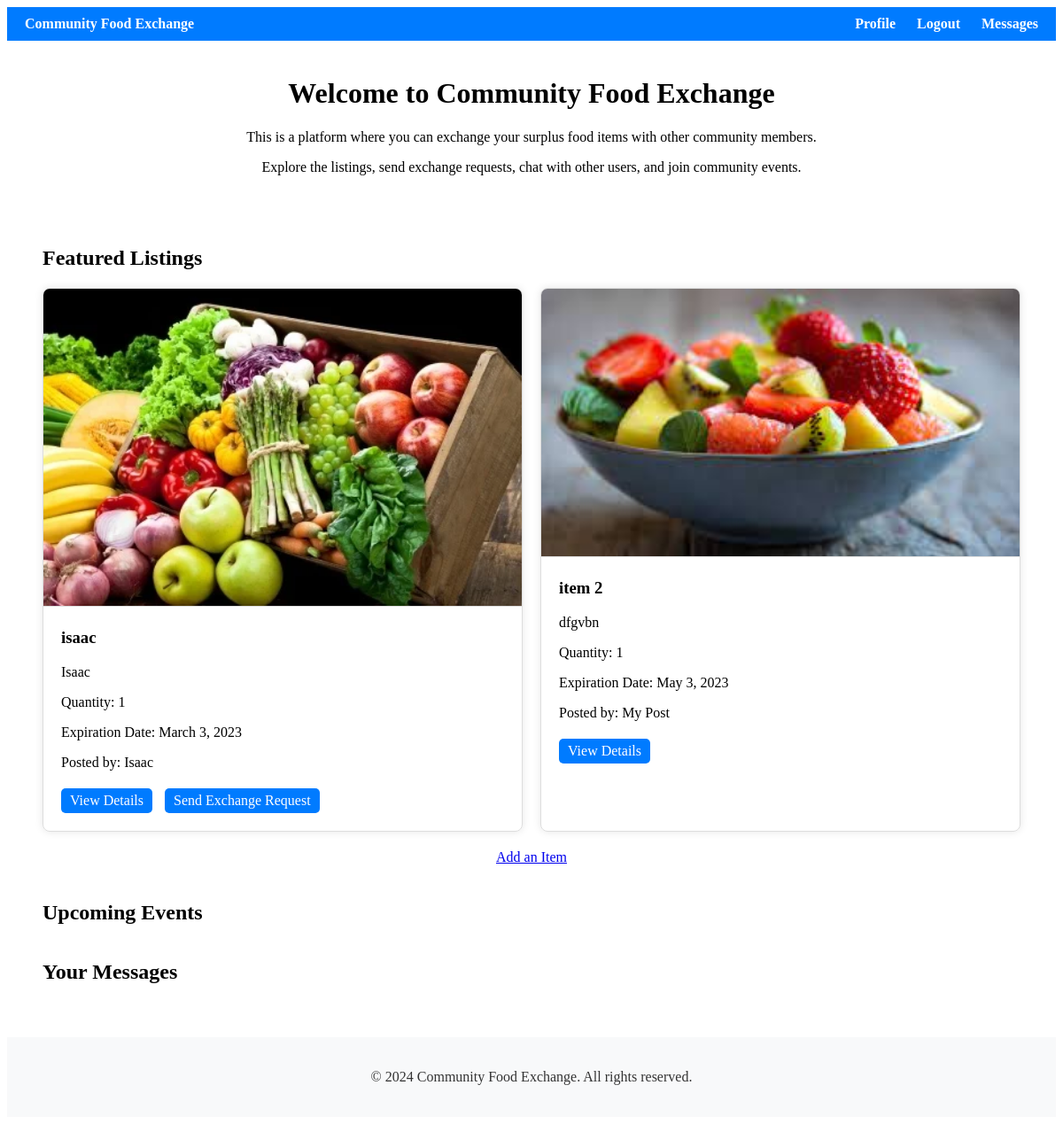
/accounts/ (signed in), run on an earlier commit of the app's database.
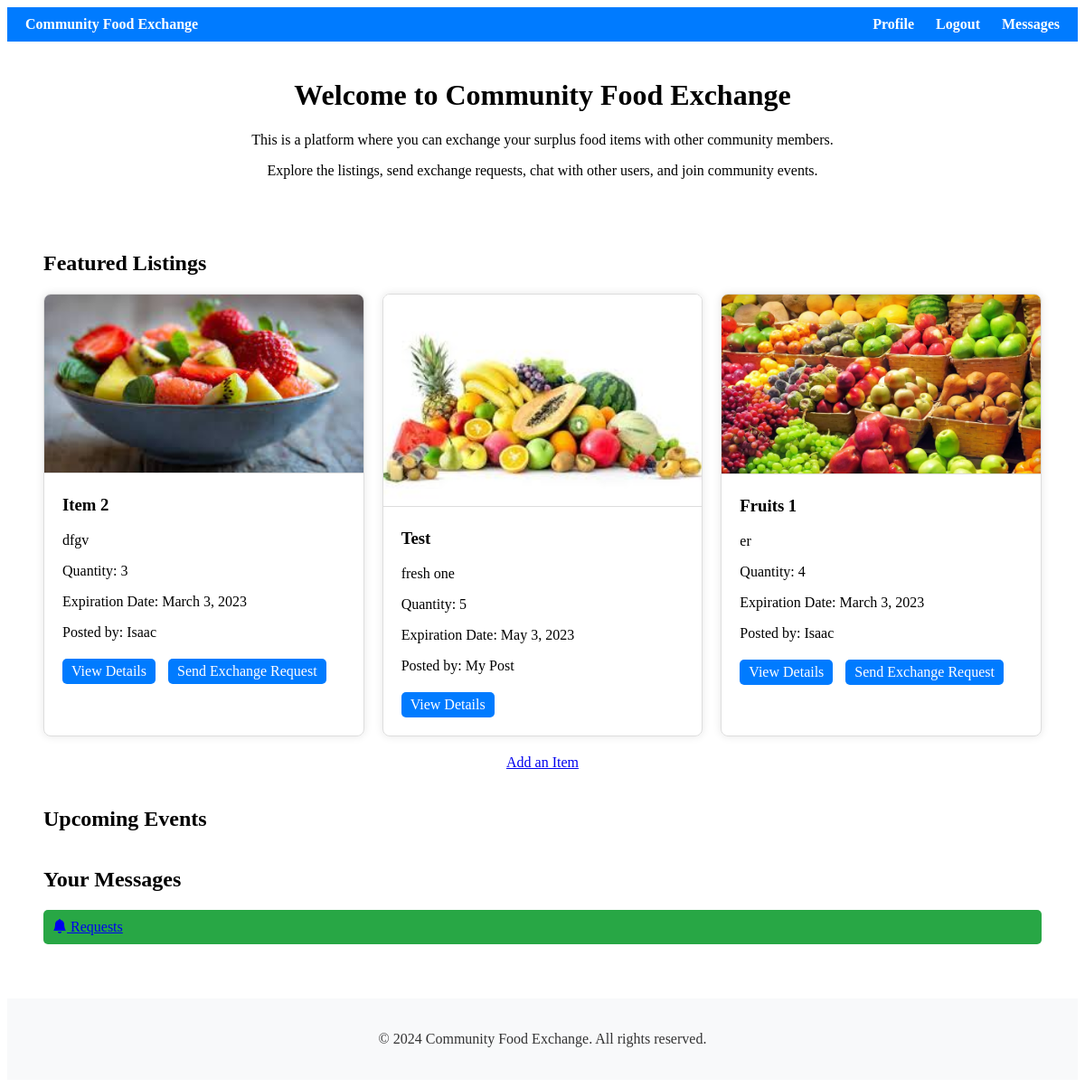
And on a later commit of the database.
### listings/models.py (models this page shows, shortened)
class Listing(models.Model):
    user = models.ForeignKey(User, on_delete=models.CASCADE)
    item_name = models.CharField(max_length=100)
    description = models.TextField()
    quantity = models.PositiveIntegerField()
    expiration_date = models.DateField()
    created_at = models.DateTimeField(auto_now_add=True)
    image = models.ImageField(upload_to=listing_image_path)

### accounts/views.py (the view)
# urls.py: path('', home, name='home'),
@login_required
def home(request):
    featured_listings = Listing.objects.all()  # Fetch all listings
    upcoming_events = []  # Assuming you have logic to retrieve upcoming events
    unread_messages_count = Message.objects.filter(conversation__participants=request.user, is_read=False).count()
    exchange_requests = ExchangeRequest.objects.filter(receiver=request.user)  # Fetch exchange requests
    action_message = request.session.pop('action_message', None)  # Get action message from session
    return render(request, 'accounts/home.html', {'featured_listings': featured_listings, 'upcoming_events': upcoming_events, 'unread_messages_count': unread_messages_count, 'exchange_requests': exchange_requests, 'action_message': action_message})

### accounts/templates/accounts/home.html (shortened to what this page needs)
{% extends 'accounts/base.html' %}
{% load static %}
{% block content %}
<div class="hero-section">
    <h1>Welcome to Community Food Exchange</h1>
    <p>This is a platform where you can exchange your surplus food items with other community members.</p>
    <p>Explore the listings, send exchange requests, chat with other users, and join community events.</p>
</div>
<div class="container">
    <section class="listings-section">
        <h2>Featured Listings</h2>
        <div class="listings-grid">
            {% for listing in featured_listings %}
            <div class="listing-card">
                <img src="{{ listing.image.url }}" alt="{{ listing.item_name }}">
                <div class="listing-details">
                    <h3>{{ listing.item_name }}</h3>
                    <p>{{ listing.description }}</p>
                    <p>Quantity: {{ listing.quantity }}</p>
                    <p>Expiration Date: {{ listing.expiration_date }}</p>
                    <p>Posted by: {% if user == listing.user %}My Post{% else %}{{ listing.user.username }}{% endif %}</p>
                    <div class="actions">
                        <a href="{% url 'listing_detail' listing.id %}">View Details</a>
                        {% if user.is_authenticated and user != listing.user %}
                            <a href="{% url 'send_exchange_request' listing.id %}">Send Exchange Request</a>
                        {% endif %}
                    </div>
                </div>
            </div>
            {% endfor %}
        </div>
        <div class="create-listing">
            <a href="{% url 'listing_create' %}"> Add an Item</a>
        </div>
    </section>
    <section class="events-section">
        <h2>Upcoming Events</h2>
    </section>
    <section class="latest-messages-section">
        <h2>Your Messages</h2>
        {% if unread_messages_count > 0 %}
        <div class="notification">
            <a href="{% url 'exchange_requests' %}">
                <i class="bi bi-bell-fill"></i>
                <span class="message-prompt">Requests</span>
            </a>
        </div>
        {% endif %}
    </section>
</div>
{% endblock %}

### accounts/templates/accounts/base.html (shortened to what this page needs)
<!DOCTYPE html>
<html lang="en">
<head>
    {% load static %}
    <link rel="stylesheet" type="text/css" href="{% static 'css/style.css' %}">
    <link href="https://cdn.jsdelivr.net/npm/bootstrap-icons@1.11.3/font/bootstrap-icons.css" rel="stylesheet">
    <link rel="stylesheet" href="{% static 'path/to/compiled/bootstrap-icons.css' %}">
</head>
<body>
    <nav>
        <div class="brand-name"><a href="{% url 'home' %}" style="color: inherit; text-decoration: none;">Community Food Exchange</a></div>
        <div class="nav-links">
            {% if user.is_authenticated %}
            <a href="{% url 'profile_update' %}">Profile</a>
            <a href="{% url 'logout' %}">Logout</a>
            <a href="{% url 'conversation_list' %}">
                Messages {% if user.unread_messages.count %}<span class="badge">{{ user.unread_messages.count }}</span>{% endif %}
            </a>
            {% else %}
            <a href="{% url 'login' %}">Login</a>
            <a href="{% url 'signup' %}">Signup</a>
            {% endif %}
        </div>
    </nav>
    <div class="container">
        {% block content %}
        {% endblock %}
    </div>
    <footer>
        <p>© 2024 Community Food Exchange. All rights reserved.</p>
    </footer>
</body>
</html>

### accounts/static/css/style.css (style rules this page uses)
.container { max-width: 1200px; margin: 0 auto; padding: 20px; }
.hero-section { text-align: center; margin-bottom: 40px; }
.listings-section { margin-bottom: 40px; }
.listings-grid { display: grid; grid-template-columns: repeat(auto-fit, minmax(250px, 1fr)); grid-gap: 20px; }
.listing-card { border: 1px solid #ddd; border-radius: 8px; overflow: hidden; box-shadow: 0 0 10px rgba(0, 0, 0, 0.1); }
.listing-card img { width: 100%; height: auto; border-bottom: 1px solid #ddd; }
.listing-details { padding: 20px; }
.listing-details h3 { margin-top: 0; }
.actions { margin-top: 20px; }
.actions a { display: inline-block; margin-right: 10px; padding: 5px 10px; background-color: #007bff; color: #fff; text-decoration: none; border-radius: 5px; }
.create-listing { text-align: center; margin-top: 20px; }
.events-section { margin-bottom: 40px; }
.notification { background-color: #28a745; color: #fff; padding: 10px; border-radius: 5px; margin-bottom: 20px; display: flex; align-items: center; }
.message-prompt { margin-left: auto; }

### accounts/templates/accounts/base.html (style rules this page uses)
nav { background-color: #007bff; color: #fff; padding: 10px; display: flex; justify-content: space-between; align-items: center; }
nav a { color: #fff; text-decoration: none; margin: 0 10px; font-weight: bold; }
.brand-name { cursor: pointer; }
footer { background-color: #f8f9fa; color: #333; padding: 20px; text-align: center; }
.container { max-width: 1200px; margin: 0 auto; padding: 20px; }

What changed in the data, as far as the page shows it:
removed Listing: image (picture), item_name "isaac", description "Isaac", quantity "1", expiration_date "March 3, 2023", user.username "Isaac", shows "Send Exchange Request"
removed Listing: image (picture), item_name "item 2", description "dfgvbn", quantity "1", expiration_date "May 3, 2023", shows "My Post"
added Listing: image (picture), item_name "Item 2", description "dfgv", quantity "3", expiration_date "March 3, 2023", user.username "Isaac", shows "Send Exchange Request"
added Listing: image (picture), item_name "Test", description "fresh one", quantity "5", expiration_date "May 3, 2023", shows "My Post"
added Listing: image (picture), item_name "Fruits 1", description "er", quantity "4", expiration_date "March 3, 2023", user.username "Isaac", shows "Send Exchange Request"
Also different on the page:
text now shown: "Requests"
